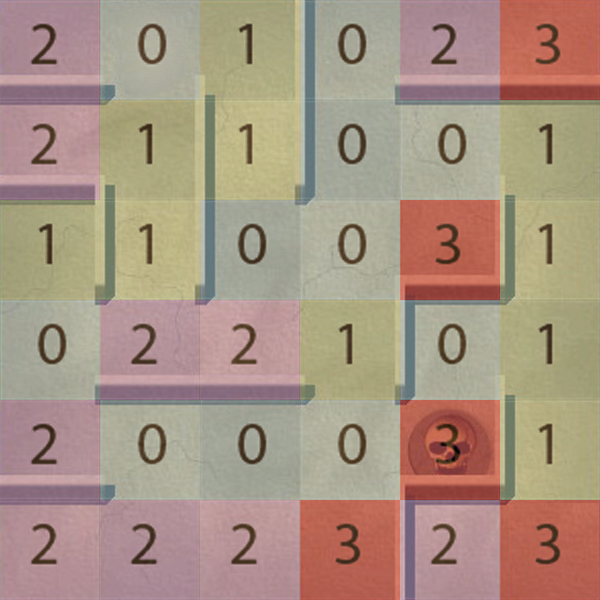

A level layout from a 2D game, rendered from its tile map. Below: a short description, then the map file with tile-grid data replaced by summaries:
An orthogonal 6x6 tile map with 100x100 px tiles, 2 tile layers (Background, Walls), 2 tilesets and 3 objects (PlayerSpawnPoint, NPC1SpawnPoint, ExitPoint).

<map version="1.0" orientation="orthogonal" width="6" height="6" tilewidth="100" tileheight="100">
 <tileset firstgid="1" name="map" tilewidth="100" tileheight="100">
  <image source="map.jpg" width="600" height="600" />
 </tileset>
 <tileset firstgid="37" name="wall_tiles" tilewidth="100" tileheight="100">
  <image source="wall_tiles.png" width="400" height="100" />
  <tile id="0">
   <properties>
    <property name="Wall" value="0" />
   </properties>
  </tile>
  <tile id="1">
   <properties>
    <property name="Wall" value="1" />
   </properties>
  </tile>
  <tile id="2">
   <properties>
    <property name="Wall" value="2" />
   </properties>
  </tile>
  <tile id="3">
   <properties>
    <property name="Wall" value="3" />
   </properties>
  </tile>
 </tileset>
 <layer name="Background" width="6" height="6">
  <data>[36 cells, 36 non-empty, 36 distinct tile ids]</data>
 </layer>
 <objectgroup name="Objects" width="6" height="6">
  <object name="PlayerSpawnPoint" x="149" y="51" />
  <object name="NPC1SpawnPoint" x="549" y="555" />
  <object name="ExitPoint" x="549" y="447" />
 </objectgroup>
 <layer name="Walls" width="6" height="6">
  <data>[36 cells, 36 non-empty, 4 distinct tile ids]</data>
 </layer>
</map>
